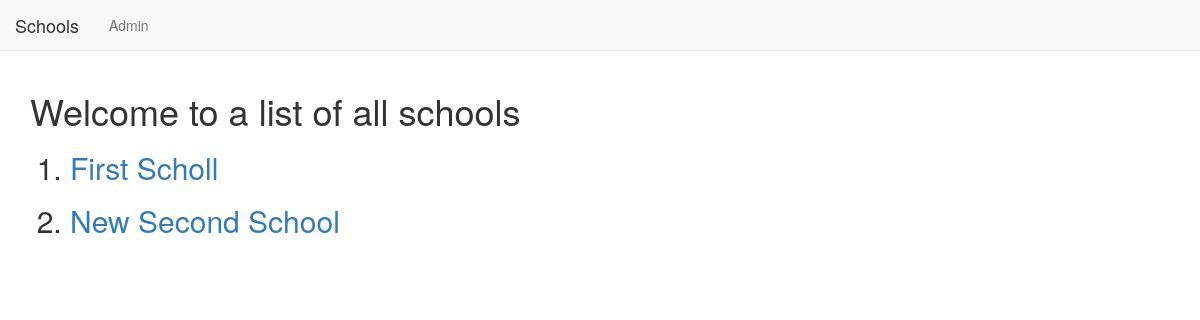
The app's page /basic_app/, older data.
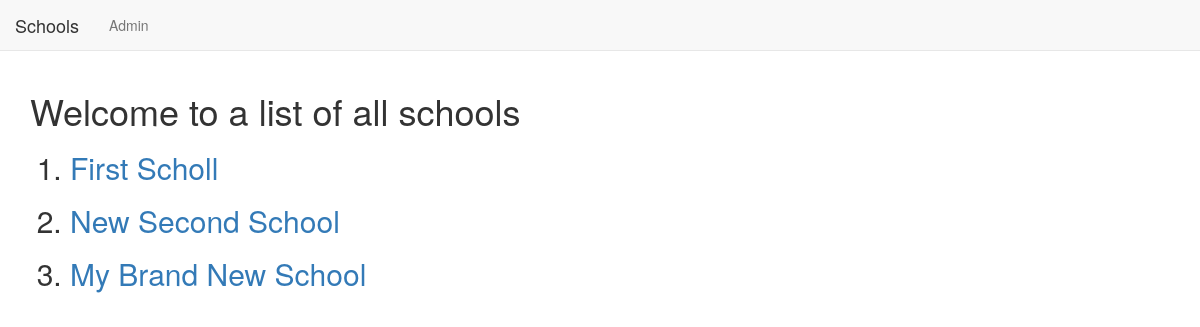
The same page, newer data.
### basic_app/models.py (models this page shows, shortened)
class School(models.Model):
    name = models.CharField(max_length=256)
    principal = models.CharField(max_length=256)
    location = models.CharField(max_length=256)

### basic_app/views.py (the view)
# urls.py: path('', views.SchoolListView.as_view(), name='list'),
class SchoolListView(ListView):
    model = models.School

### basic_app/templates/basic_app/school_list.html
{% extends "basic_app/basic_app_base.html" %}
{%  block body_block %}
<h1>Welcome to a list of all schools</h1>
  <ol>
    {% for school in school_list %}
    <h2><li><a href="{{school.id}}">{{ school.name }}</a></li></h2>
    {% endfor %}
  </ol>
{% endblock %}

Row changes from the older to the newer data that the page shows:
added School: name "My Brand New School"
